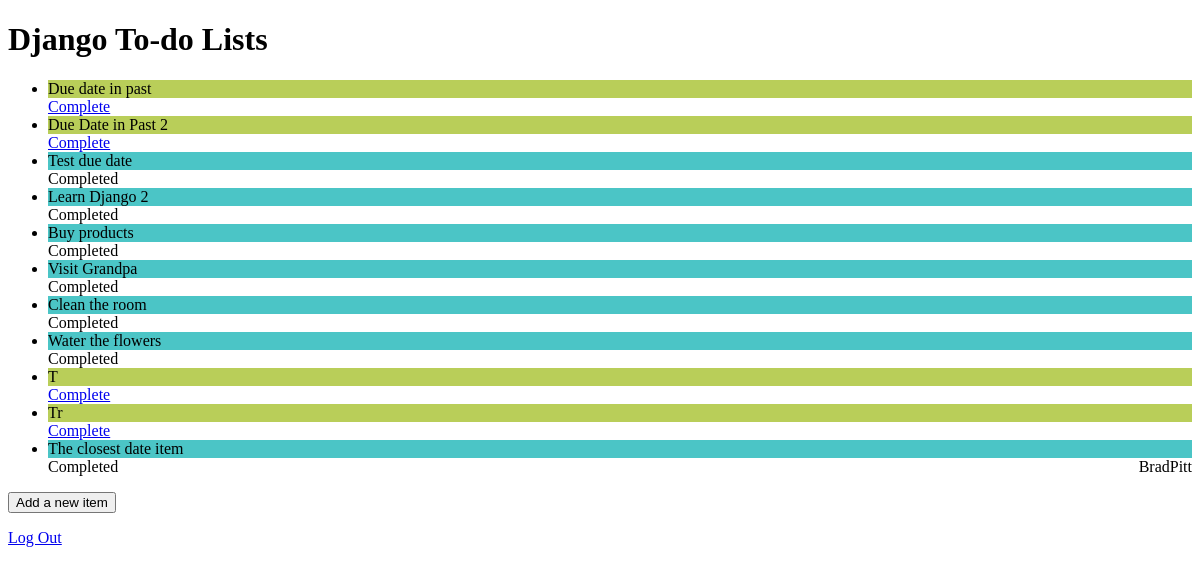
The app's page /, older data.
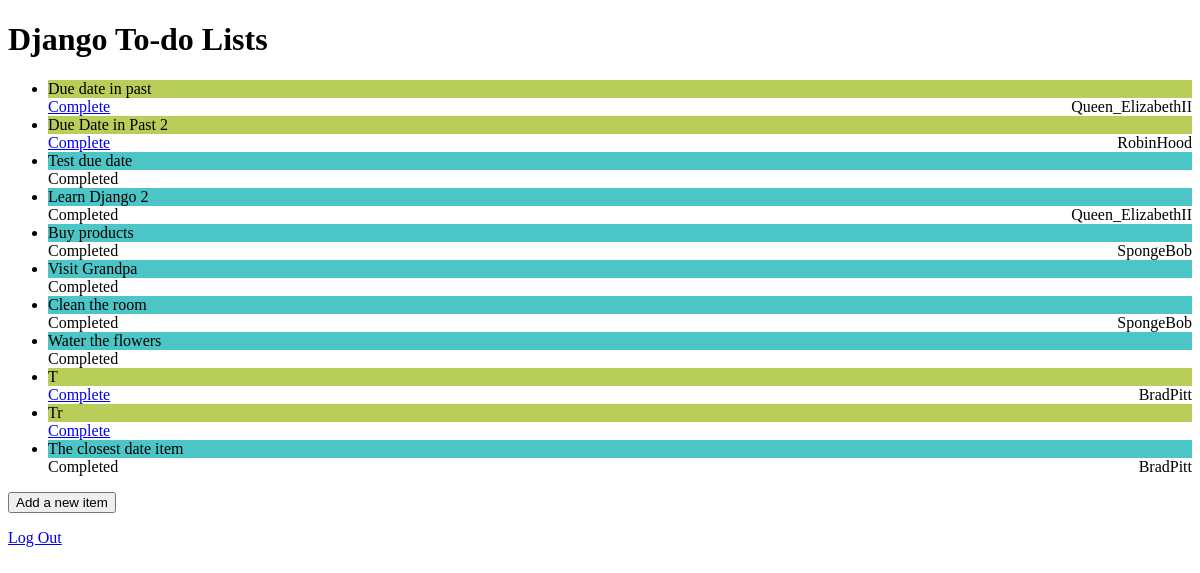
The same page, newer data.
### todo_app/models.py (models this page shows, shortened)
class ToDoItem(models.Model):
    title = models.CharField(max_length=100)
    description = models.TextField(null=True, blank=False)
    created_date = models.DateTimeField(auto_now_add=True)
    due_date = models.DateTimeField(default=one_week_hence)
    completed = models.BooleanField(default=False)
    completed_time = models.DateTimeField(auto_now=True)
    user = models.ForeignKey(
        User,
        on_delete=models.SET(get_superuser),
        related_name="tasks",
        null=True
        )
    class Meta:
        ordering = ["due_date"]

### todo_app/views.py (the view)
class ItemListView(ListView):
    model = ToDoItem
    template_name = "todo_app/index.html"

### todo_app/templates/todo_app/index.html
{% extends "base.html" %}
{% load static %}
{% block head %}
    <link rel="stylesheet" href="{% static "style.css" %}">
{% endblock head %}
{% block content %}
<div class="list-wrapper">
    <ul class="list">
        {% for todo in object_list %}
        <li class="list__item {% if todo.completed%}completed{%endif%}">
            <div class="list__item-inner">
                <div
                    role="button"
                    onclick="location.href='{% url "item" todo.id %}'"
                   >{{ todo.title }}
                </div>
                <div class="list__item-bottom">
                    <div class="list__item-complete-btn">
                        {% if todo.completed == False %}
                        <a
                            class="btn"
                            href="{% url "item-completed" todo.pk %}">
                            Complete
                        </a>
                        {%else%}
                        <span>Completed </span>
                        {%endif%}
                    </div>
                    {% if todo.user %}
                    <span> {{todo.user.username}}</span>
                    {%endif%}
                </div>
            </div>
        </li>
        {% empty %}
        <p>There are no to-do items in your list.</p>
        {% endfor %}
    </ul>
    <p>
        <input
            value="Add a new item"
            type="button"
            onclick="location.href='{% url "item-add" %}'"
        />
    </p>
</div>
<a href="{% url 'logout' %}">Log Out</a>
{% endblock %}

### todo_app/templates/base.html (shortened to what this page needs)
{% load static %}
<!doctype html>
<html lang="en">
<head>
    <link rel="stylesheet" href="https://cdn.simplecss.org/simple.min.css">
    {% block head%}
    {% endblock head %}
</head>
<body>
    <div>
        <h1 onclick="location.href='{% url "index" %}'">
            Django To-do Lists
        </h1>
    </div>
    <div>
        {% block content %}{% endblock %}
    </div>
</body>
</html>

### todo_app/static/style.css (style rules this page uses)
.list__item [role=button] { background-color: #b9ce59 }
.list__item.completed [role=button] { background-color: #4bc5c6 }
.list__item-bottom { display: flex; align-items: center; justify-content: space-between; }

Row changes from the older to the newer data that the page shows:
changed ToDoItem "Due date in past": user_id empty → 3 (drawn); user.username (not shown) → "Queen_ElizabethII"
changed ToDoItem "Due Date in Past 2": user_id empty → 6 (drawn); user.username (not shown) → "RobinHood"
changed ToDoItem "Learn Django 2": user_id empty → 3 (drawn); user.username (not shown) → "Queen_ElizabethII"
changed ToDoItem "Buy products": user_id empty → 4 (drawn); user.username (not shown) → "SpongeBob"
changed ToDoItem "Clean the room": user_id empty → 4 (drawn); user.username (not shown) → "SpongeBob"
changed ToDoItem (number 9 of 11 on the later page): user_id empty → 5 (drawn); user.username (not shown) → "BradPitt"
